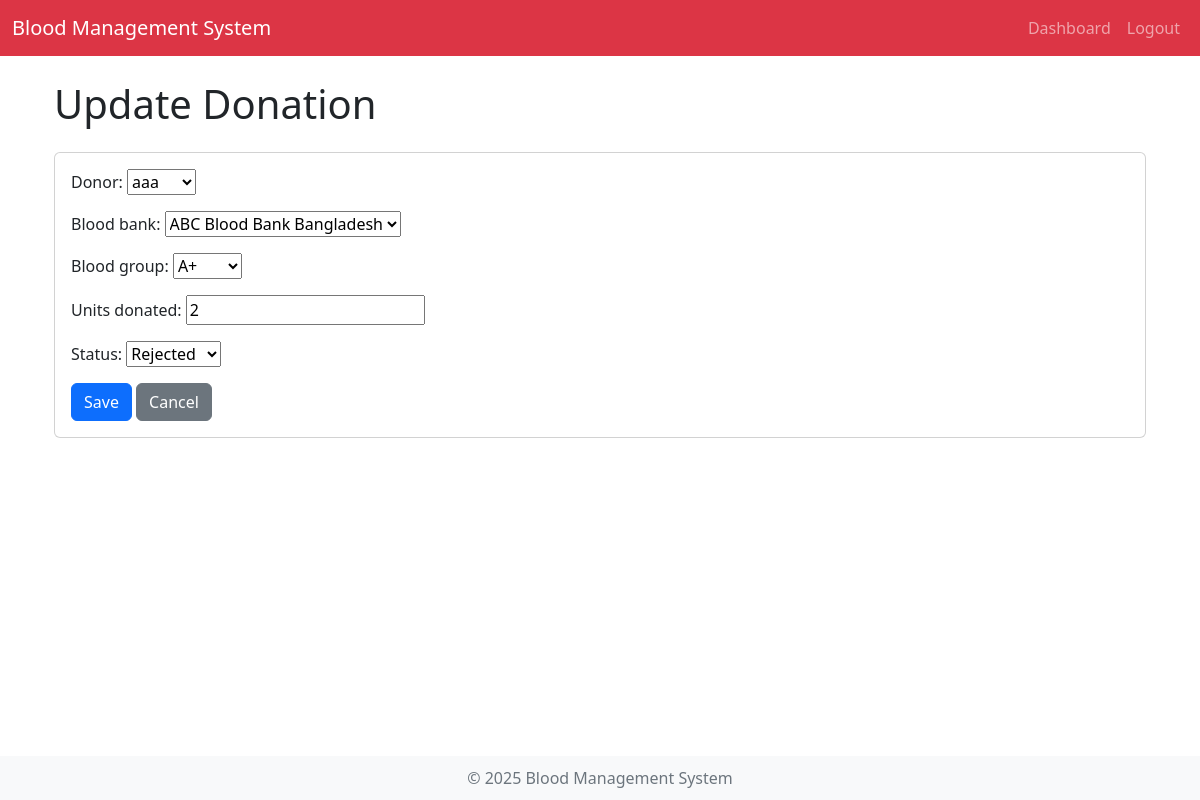
The page /manage/donations/1/update/ (signed in) on the database its author committed.
### core/models.py (models this page shows, shortened)
class Donation(models.Model):
    donor = models.ForeignKey(Donor, on_delete=models.CASCADE, related_name="donations")
    blood_bank = models.ForeignKey(BloodBank, on_delete=models.CASCADE, related_name="received_donations")
    donation_date = models.DateField(auto_now_add=True)
    blood_group = models.CharField(max_length=5, choices=[
        ("A+", "A+"), ("A-", "A-"), ("B+", "B+"), ("B-", "B-"),
        ("AB+", "AB+"), ("AB-", "AB-"), ("O+", "O+"), ("O-", "O-")
    ])
    units_donated = models.PositiveIntegerField()
    status = models.CharField(max_length=50, choices=[
        ("Pending", "Pending"), ("Approved", "Approved"), ("Rejected", "Rejected")
    ], default="Pending")

### core/views.py (the view)
# urls.py: path("manage/donations/<int:pk>/update/", views.donation_update, name="donation_update"),
@login_required
@user_passes_test(is_admin)
def donation_update(request, pk):
    donation = get_object_or_404(Donation, pk=pk)
    if request.method == 'POST':
        form = DonationForm(request.POST, instance=donation)
        if form.is_valid():
            form.save()
            return redirect('donation_list')
    else:
        form = DonationForm(instance=donation)
    return render(request, 'admin/donation_form.html', {'form': form, 'action': 'Update'})

### core/forms.py
class DonationForm(forms.ModelForm):
    class Meta:
        model = Donation
        fields = ['donor', 'blood_bank', 'blood_group', 'units_donated', 'status']

### core/models.py (called while the page is built)
    def __str__(self):
        return self.name

    def __str__(self):
        return self.user.username

### core/views.py (called while the page is built)
def is_admin(user):
    return user.is_authenticated and user.is_admin

### core/templates/admin/donation_form.html (shortened to what this page needs)
{% extends 'base.html' %}
{% block content %}
<div class="container">
    <h1 class="my-4">{{ action }} Donation</h1>
    <div class="card">
        <div class="card-body">
            <form method="post">
                {{ form.as_p }}
                <button type="submit" class="btn btn-primary">Save</button>
                <a href="{% url 'donation_list' %}" class="btn btn-secondary">Cancel</a>
            </form>
        </div>
    </div>
</div>
{% endblock %}

### core/templates/base.html (style rules this page uses)
body { padding-top: 56px; }

### rows shown on the page
Donation: donor "aaa", blood_bank "ABC Blood Bank Bangladesh", blood_group "A+", units_donated "2", status "Rejected"

### other values the page prints
{{ action }} "Update"
